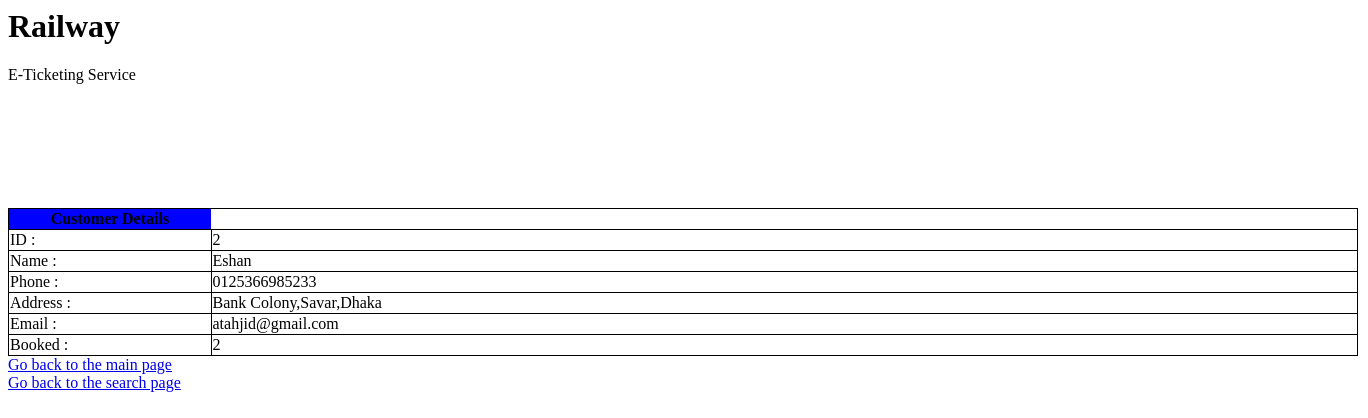
The page /CustomerDet.php (signed in) on the database as committed earlier.
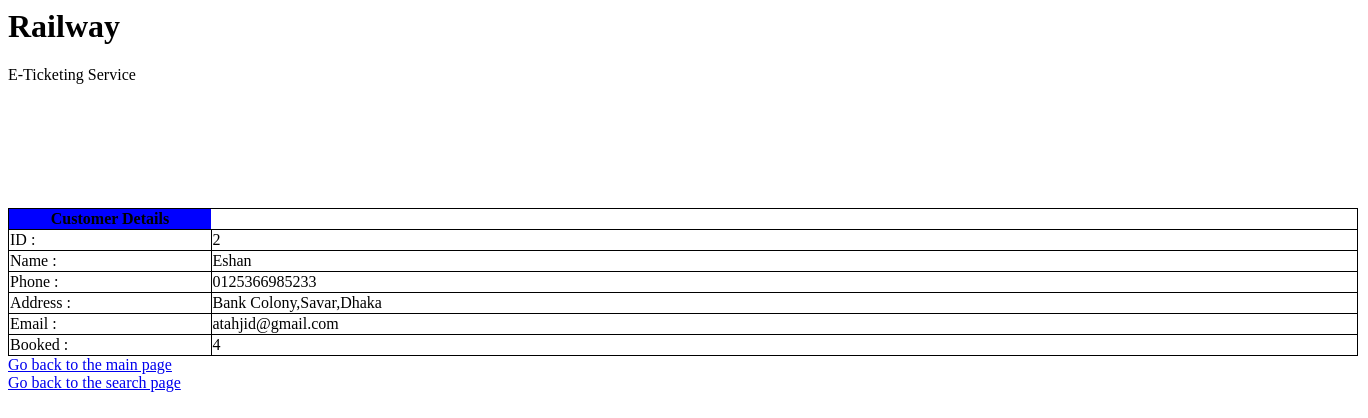
The same page on the database as committed later.
### tables this page shows
CREATE TABLE `customer` (
  `id` int(100) NOT NULL,
  `name` varchar(100) NOT NULL,
  `phone` varchar(100) NOT NULL,
  `address` varchar(100) NOT NULL,
  `mail` varchar(100) NOT NULL,
  `booked` int(7) NOT NULL DEFAULT '0'
);

### client.php (the view, shortened to what this page needs)
<?php
include("connect.php");
class client {
    public $c;
    public $conn;
    public function __construct() {
        $this->c = new connect();
        $this->conn = $this->c->con();
    }
    public function exists($name) {
        $query = "Select Name from login where Name='" . $name . "';";
        $result = $this->c->execute($this->conn, $query);
        if ($result->num_rows > 0) {
            return true;
        }
        return false;
    }
    public function getName($id) {
        $query = "Select name from customer where id='" . $id . "';";
        $result = $this->c->execute($this->conn, $query);
        if ($result->num_rows > 0) {
            $row = $result->fetch_assoc();
            return $row["name"];
        }
        return 0;
    }
    public function details($name) {
        if (self::exists($name)) {
            $query = "Select * from customer where Name='" . $name . "';";
            $result = $this->c->execute($this->conn, $query);
            if ($result->num_rows > 0) {
                $row = $result->fetch_assoc();
                echo "<tr>\n";
                echo "<td style=\"border:1px solid black;\"> " . "ID : " . "</td>" . "<td style=\"border:1px solid black;\"> " . $row["id"] . "</td></br>";
                echo "</tr>\n";
                echo "<tr>\n";
                echo "<td style=\"border:1px solid black;\"> " . "Name : " . "</td>" . "<td style=\"border:1px solid black;\"> " . $row["name"] . "</td></br>";
                echo "</tr>\n";
                echo "<tr>\n";
                echo "<td style=\"border:1px solid black;\"> " . "Phone : " . "</td>" . "<td style=\"border:1px solid black;\"> " . $row["phone"] . "</td></br>";
                echo "</tr>\n";
                echo "<tr>\n";
                echo "<td style=\"border:1px solid black;\"> " . "Address : " . "</td>" . "<td style=\"border:1px solid black;\"> " . $row["address"] . "</td></br>";
                echo "</tr>\n";
                echo "<tr>\n";
                echo "<td style=\"border:1px solid black;\"> " . "Email : " . "</td>" . "<td style=\"border:1px solid black;\"> " . $row["mail"] . "</td></br>";
                echo "</tr>\n";
                echo "<tr>\n";
                echo "<td style=\"border:1px solid black;\"> " . "Booked : " . "</td>" . "<td style=\"border:1px solid black;\"> " . $row["booked"] . "</td></br>";
                echo "</tr>\n";
            }
        }
    }
}

Rows that differ between the two databases and show on the page:
changed customer "Eshan": booked "2" → "4"
